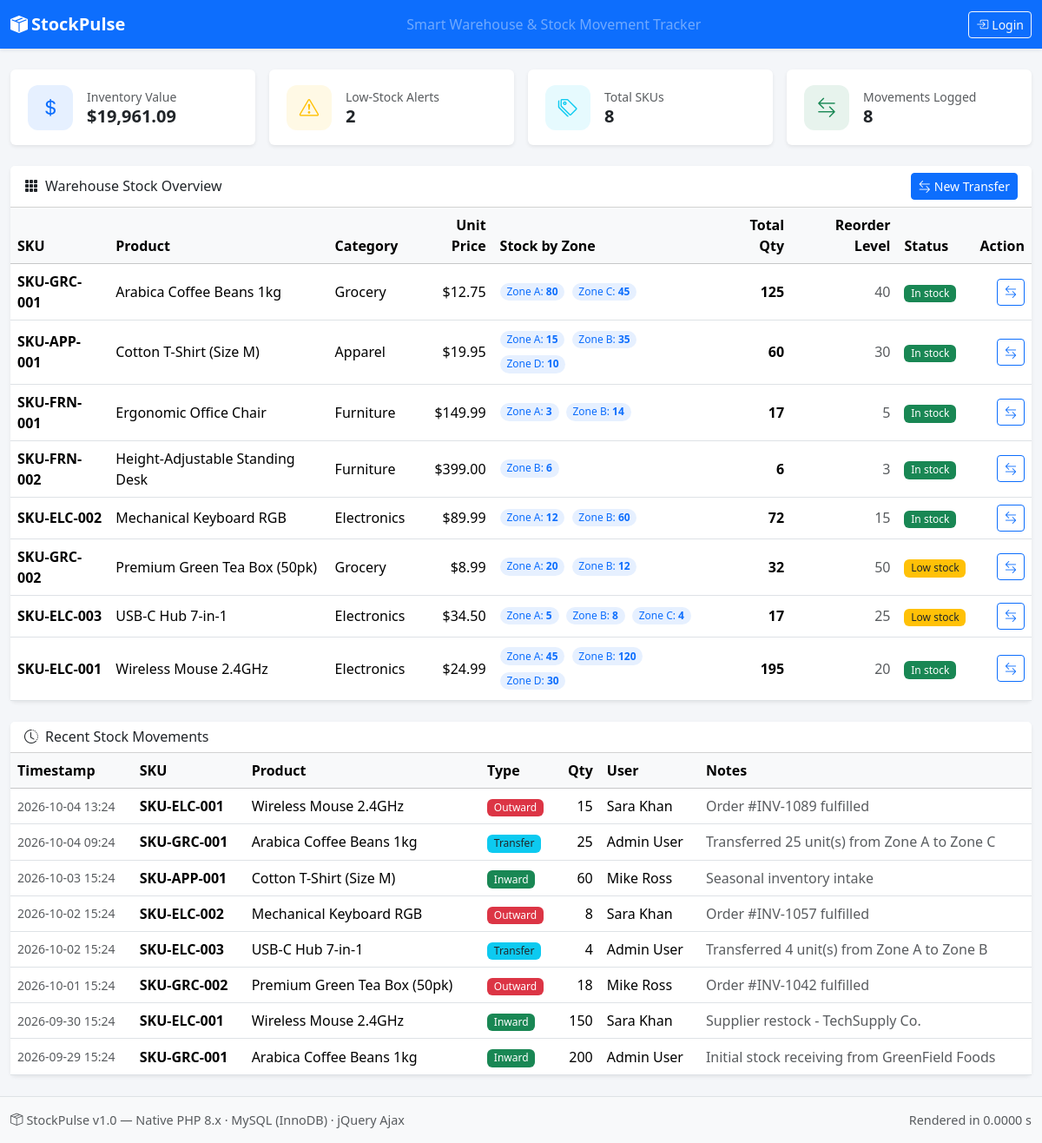
The page / on the database its author committed.
### tables this page shows
CREATE TABLE products (
    product_id   INT AUTO_INCREMENT PRIMARY KEY,
    sku          VARCHAR(50)   NOT NULL,
    product_name VARCHAR(200)  NOT NULL,
    category_id  INT           NOT NULL,
    unit_price   DECIMAL(10,2) NOT NULL,
    reorder_level INT          NOT NULL DEFAULT 10 COMMENT 'Alert threshold for total quantity',
    created_at   TIMESTAMP NOT NULL DEFAULT CURRENT_TIMESTAMP,
    UNIQUE KEY uq_products_sku (sku),
    CONSTRAINT fk_products_category
        FOREIGN KEY (category_id) REFERENCES categories (category_id)
        ON UPDATE CASCADE ON DELETE RESTRICT
);

CREATE TABLE categories (
    category_id   INT AUTO_INCREMENT PRIMARY KEY,
    category_name VARCHAR(120) NOT NULL,
    UNIQUE KEY uq_categories_name (category_name)
);

CREATE TABLE warehouse_stock (
    stock_id   INT AUTO_INCREMENT PRIMARY KEY,
    product_id INT          NOT NULL,
    zone_name  VARCHAR(60)  NOT NULL,
    quantity   INT          NOT NULL DEFAULT 0,
    updated_at TIMESTAMP NOT NULL DEFAULT CURRENT_TIMESTAMP ON UPDATE CURRENT_TIMESTAMP,
    CONSTRAINT uq_product_zone UNIQUE KEY (product_id, zone_name),
    CONSTRAINT fk_stock_product
        FOREIGN KEY (product_id) REFERENCES products (product_id)
        ON UPDATE CASCADE ON DELETE CASCADE,
    CONSTRAINT chk_stock_quantity CHECK (quantity >= 0)
);

CREATE TABLE stock_logs (
    log_id        BIGINT AUTO_INCREMENT PRIMARY KEY,
    product_id    INT          NOT NULL,
    user_id       INT          NOT NULL,
    movement_type ENUM('inward', 'outward', 'transfer') NOT NULL,
    quantity      INT          NOT NULL,
    notes         VARCHAR(255) NULL,
    logged_at     TIMESTAMP NOT NULL DEFAULT CURRENT_TIMESTAMP,
    CONSTRAINT fk_logs_product
        FOREIGN KEY (product_id) REFERENCES products (product_id)
        ON UPDATE CASCADE ON DELETE RESTRICT,
    CONSTRAINT fk_logs_user
        FOREIGN KEY (user_id) REFERENCES users (user_id)
        ON UPDATE CASCADE ON DELETE RESTRICT,
    CONSTRAINT chk_logs_quantity CHECK (quantity > 0),
    KEY idx_logs_product (product_id),
    KEY idx_logs_logged_at (logged_at)
);

CREATE TABLE users (
    user_id      INT AUTO_INCREMENT PRIMARY KEY,
    full_name    VARCHAR(120)  NOT NULL,
    email        VARCHAR(191)  NOT NULL,
    password_hash VARCHAR(255) NOT NULL COMMENT 'bcrypt hash generated with password_hash()',
    role         ENUM('admin', 'manager', 'staff') NOT NULL DEFAULT 'staff',
    created_at   TIMESTAMP NOT NULL DEFAULT CURRENT_TIMESTAMP,
    UNIQUE KEY uq_users_email (email)
);

### views/dashboard.php (the view, shortened to what the rows shown need)
<div class="row g-4">
    <div class="col-12">
        <div class="card border-0 shadow-sm">
            <div class="table-responsive">
                <table class="table table-hover align-middle mb-0">
                    <thead class="table-light">
                        <tr>
                            <th scope="col">SKU</th>
                            <th scope="col">Product</th>
                            <th scope="col">Category</th>
                            <th scope="col" class="text-end">Unit Price</th>
                            <th scope="col">Stock by Zone</th>
                            <th scope="col" class="text-end">Total Qty</th>
                            <th scope="col" class="text-end">Reorder Level</th>
                            <th scope="col">Status</th>
                            <th scope="col" class="text-end">Action</th>
                        </tr>
                    </thead>
                    <tbody>
                        <?php foreach ($products as $p):
                            $total   = (int) $p['total_quantity'];
                            $reorder = (int) $p['reorder_level'];
                            $rows    = $zoneStock[(int) $p['product_id']] ?? [];
                            if ($total === 0) {
                                $badge = '<span class="badge bg-danger">Out of stock</span>';
                            } elseif ($total <= $reorder) {
                                $badge = '<span class="badge bg-warning text-dark">Low stock</span>';
                            } else {
                                $badge = '<span class="badge bg-success">In stock</span>';
                            }
                        ?>
                            <tr>
                                <td class="fw-semibold"><?= htmlspecialchars($p['sku']) ?></td>
                                <td><?= htmlspecialchars($p['product_name']) ?></td>
                                <td><?= htmlspecialchars($p['category_name'] ?? '—') ?></td>
                                <td class="text-end">$<?= number_format((float) $p['unit_price'], 2) ?></td>
                                <td>
                                    <?php if ($rows): ?>
                                        <?php foreach ($rows as $r): ?>
                                            <span class="badge rounded-pill bg-primary bg-opacity-10 text-primary me-1 mb-1">
                                                <?= htmlspecialchars($r['zone_name']) ?>:
                                                <strong><?= (int) $r['quantity'] ?></strong>
                                            </span>
                                        <?php endforeach; ?>
                                    <?php else: ?>
                                        <span class="text-muted">—</span>
                                    <?php endif; ?>
                                </td>
                                <td class="text-end fw-bold"><?= $total ?></td>
                                <td class="text-end text-muted"><?= $reorder ?></td>
                                <td><?= $badge ?></td>
                                <td class="text-end">
                                    <button type="button"
                                            class="btn btn-sm btn-outline-primary transferBtn"
                                            data-product-id="<?= (int) $p['product_id'] ?>"
                                            title="Transfer <?= htmlspecialchars($p['product_name']) ?>"
                                            data-bs-toggle="modal" data-bs-target="#transferModal">
                                        <i class="bi bi-arrow-left-right"></i>
                                    </button>
                                </td>
                            </tr>
                        <?php endforeach; ?>
                    </tbody>
                </table>
            </div>
        </div>
    </div>
    <div class="col-12">
        <div class="card border-0 shadow-sm">
            <div class="table-responsive">
                <table class="table table-hover align-middle mb-0">
                    <thead class="table-light">
                        <tr>
                            <th scope="col">Timestamp</th>
                            <th scope="col">SKU</th>
                            <th scope="col">Product</th>
                            <th scope="col">Type</th>
                            <th scope="col" class="text-end">Qty</th>
                            <th scope="col">User</th>
                            <th scope="col">Notes</th>
                        </tr>
                    </thead>
                    <tbody>
                        <?php if (empty($recentMovements)): ?>
                            <tr>
                                <td colspan="7" class="text-center text-muted py-4">
                                    No movements recorded yet.
                                </td>
                            </tr>
                        <?php else: ?>
                            <?php foreach ($recentMovements as $m):
                                $typeBadge = match ((string) $m['movement_type']) {
                                    'inward'  => '<span class="badge bg-success">Inward</span>',
                                    'outward' => '<span class="badge bg-danger">Outward</span>',
                                    default    => '<span class="badge bg-info text-dark">Transfer</span>',
                                };
                            ?>
                                <tr>
                                    <td class="text-muted small">
                                        <?= htmlspecialchars(date('Y-m-d H:i', strtotime((string) $m['logged_at']))) ?>
                                    </td>
                                    <td class="fw-semibold"><?= htmlspecialchars($m['sku']) ?></td>
                                    <td><?= htmlspecialchars($m['product_name']) ?></td>
                                    <td><?= $typeBadge ?></td>
                                    <td class="text-end"><?= (int) $m['quantity'] ?></td>
                                    <td><?= htmlspecialchars($m['full_name']) ?></td>
                                    <td class="text-muted"><?= htmlspecialchars((string) ($m['notes'] ?? '')) ?></td>
                                </tr>
                            <?php endforeach; ?>
                        <?php endif; ?>
                    </tbody>
                </table>
            </div>
        </div>
    </div>
</div>

### rows shown on the page
products: sku "SKU-GRC-001", product_name "Arabica Coffee Beans 1kg", category.category_name "Grocery", unit_price "12.75", total "125", reorder_level "40", shows "In stock"
warehouse_stock: zone_name "Zone A", quantity "80"
warehouse_stock: zone_name "Zone C", quantity "45"
products: sku "SKU-APP-001", product_name "Cotton T-Shirt (Size M)", category.category_name "Apparel", unit_price "19.95", total "60", reorder_level "30", shows "In stock"
warehouse_stock: zone_name "Zone A", quantity "15"
warehouse_stock: zone_name "Zone B", quantity "35"
warehouse_stock: zone_name "Zone D", quantity "10"
products: sku "SKU-FRN-001", product_name "Ergonomic Office Chair", category.category_name "Furniture", unit_price "149.99", total "17", reorder_level "5", shows "In stock"
warehouse_stock: zone_name "Zone A", quantity "3"
warehouse_stock: zone_name "Zone B", quantity "14"
products: sku "SKU-FRN-002", product_name "Height-Adjustable Standing Desk", category.category_name "Furniture", unit_price "399.00", total "6", reorder_level "3", shows "In stock"
warehouse_stock: zone_name "Zone B", quantity "6"
products: sku "SKU-ELC-002", product_name "Mechanical Keyboard RGB", category.category_name "Electronics", unit_price "89.99", total "72", reorder_level "15", shows "In stock"
warehouse_stock: zone_name "Zone A", quantity "12"
warehouse_stock: zone_name "Zone B", quantity "60"
products: sku "SKU-GRC-002", product_name "Premium Green Tea Box (50pk)", category.category_name "Grocery", unit_price "8.99", total "32", reorder_level "50", shows "Low stock"
warehouse_stock: zone_name "Zone A", quantity "20"
warehouse_stock: zone_name "Zone B", quantity "12"
products: sku "SKU-ELC-003", product_name "USB-C Hub 7-in-1", category.category_name "Electronics", unit_price "34.50", total "17", reorder_level "25", shows "Low stock"
warehouse_stock: zone_name "Zone A", quantity "5"
warehouse_stock: zone_name "Zone B", quantity "8"
warehouse_stock: zone_name "Zone C", quantity "4"
products: sku "SKU-ELC-001", product_name "Wireless Mouse 2.4GHz", category.category_name "Electronics", unit_price "24.99", total "195", reorder_level "20", shows "In stock"
warehouse_stock: zone_name "Zone A", quantity "45"
warehouse_stock: zone_name "Zone B", quantity "120"
warehouse_stock: zone_name "Zone D", quantity "30"
stock_logs: logged_at "2026-10-04 13:24", product.sku "SKU-ELC-001", product.product_name "Wireless Mouse 2.4GHz", movement_type "Outward", quantity "15", user.full_name "Sara Khan", notes "Order #INV-1089 fulfilled"
stock_logs: logged_at "2026-10-04 09:24", product.sku "SKU-GRC-001", product.product_name "Arabica Coffee Beans 1kg", movement_type "Transfer", quantity "25", user.full_name "Admin User", notes "Transferred 25 unit(s) from Zone A to Zone C"
stock_logs: logged_at "2026-10-03 15:24", product.sku "SKU-APP-001", product.product_name "Cotton T-Shirt (Size M)", movement_type "Inward", quantity "60", user.full_name "Mike Ross", notes "Seasonal inventory intake"
stock_logs: logged_at "2026-10-02 15:24", product.sku "SKU-ELC-002", product.product_name "Mechanical Keyboard RGB", movement_type "Outward", quantity "8", user.full_name "Sara Khan", notes "Order #INV-1057 fulfilled"
stock_logs: logged_at "2026-10-02 15:24", product.sku "SKU-ELC-003", product.product_name "USB-C Hub 7-in-1", movement_type "Transfer", quantity "4", user.full_name "Admin User", notes "Transferred 4 unit(s) from Zone A to Zone B"
stock_logs: logged_at "2026-10-01 15:24", product.sku "SKU-GRC-002", product.product_name "Premium Green Tea Box (50pk)", movement_type "Outward", quantity "18", user.full_name "Mike Ross", notes "Order #INV-1042 fulfilled"
stock_logs: logged_at "2026-09-30 15:24", product.sku "SKU-ELC-001", product.product_name "Wireless Mouse 2.4GHz", movement_type "Inward", quantity "150", user.full_name "Sara Khan", notes "Supplier restock - TechSupply Co."
stock_logs: logged_at "2026-09-29 15:24", product.sku "SKU-GRC-001", product.product_name "Arabica Coffee Beans 1kg", movement_type "Inward", quantity "200", user.full_name "Admin User", notes "Initial stock receiving from GreenField Foods"

### other values the page prints
$totalValue "19,961.09"
count($lowStock) "2"
$totalSkus "8"
$movementCount "8"
